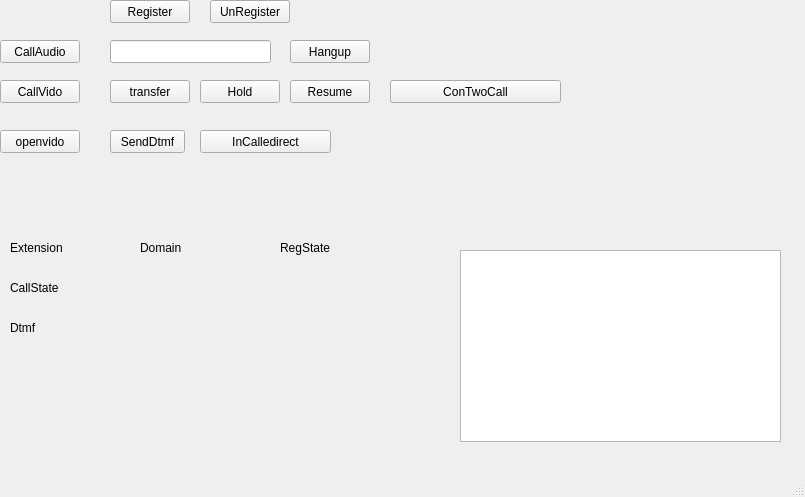
<?xml version="1.0" encoding="UTF-8"?>
<ui version="4.0">
 <class>MainWindow</class>
 <widget class="QMainWindow" name="MainWindow">
  <property name="geometry">
   <rect>
    <x>0</x>
    <y>0</y>
    <width>805</width>
    <height>497</height>
   </rect>
  </property>
  <property name="windowTitle">
   <string>MainWindow</string>
  </property>
  <widget class="QWidget" name="centralWidget">
   <widget class="QLineEdit" name="leCallTo">
    <property name="geometry">
     <rect>
      <x>110</x>
      <y>40</y>
      <width>161</width>
      <height>23</height>
     </rect>
    </property>
   </widget>
   <widget class="QPushButton" name="pBHangUp">
    <property name="geometry">
     <rect>
      <x>290</x>
      <y>40</y>
      <width>80</width>
      <height>23</height>
     </rect>
    </property>
    <property name="text">
     <string>Hangup</string>
    </property>
   </widget>
   <widget class="QLabel" name="label_domain">
    <property name="geometry">
     <rect>
      <x>140</x>
      <y>240</y>
      <width>121</width>
      <height>16</height>
     </rect>
    </property>
    <property name="text">
     <string>Domain</string>
    </property>
   </widget>
   <widget class="QPushButton" name="pBResume">
    <property name="geometry">
     <rect>
      <x>290</x>
      <y>80</y>
      <width>80</width>
      <height>23</height>
     </rect>
    </property>
    <property name="text">
     <string>Resume</string>
    </property>
   </widget>
   <widget class="QLabel" name="label_Reg">
    <property name="geometry">
     <rect>
      <x>280</x>
      <y>240</y>
      <width>191</width>
      <height>16</height>
     </rect>
    </property>
    <property name="text">
     <string>RegState</string>
    </property>
   </widget>
   <widget class="QPushButton" name="pBCon">
    <property name="geometry">
     <rect>
      <x>390</x>
      <y>80</y>
      <width>171</width>
      <height>23</height>
     </rect>
    </property>
    <property name="text">
     <string>ConTwoCall</string>
    </property>
   </widget>
   <widget class="QLabel" name="label_ext">
    <property name="geometry">
     <rect>
      <x>10</x>
      <y>240</y>
      <width>57</width>
      <height>15</height>
     </rect>
    </property>
    <property name="text">
     <string>Extension</string>
    </property>
   </widget>
   <widget class="QLabel" name="label_Call">
    <property name="geometry">
     <rect>
      <x>10</x>
      <y>280</y>
      <width>171</width>
      <height>16</height>
     </rect>
    </property>
    <property name="text">
     <string>CallState</string>
    </property>
   </widget>
   <widget class="QPushButton" name="pBCallAudio">
    <property name="geometry">
     <rect>
      <x>0</x>
      <y>40</y>
      <width>80</width>
      <height>23</height>
     </rect>
    </property>
    <property name="text">
     <string>CallAudio</string>
    </property>
   </widget>
   <widget class="QPushButton" name="pBUnRef">
    <property name="geometry">
     <rect>
      <x>210</x>
      <y>0</y>
      <width>80</width>
      <height>23</height>
     </rect>
    </property>
    <property name="text">
     <string>UnRegister</string>
    </property>
   </widget>
   <widget class="QPushButton" name="pBTran">
    <property name="geometry">
     <rect>
      <x>110</x>
      <y>80</y>
      <width>80</width>
      <height>23</height>
     </rect>
    </property>
    <property name="text">
     <string>transfer</string>
    </property>
   </widget>
   <widget class="QPushButton" name="pBHold">
    <property name="geometry">
     <rect>
      <x>200</x>
      <y>80</y>
      <width>80</width>
      <height>23</height>
     </rect>
    </property>
    <property name="text">
     <string>Hold</string>
    </property>
   </widget>
   <widget class="QPushButton" name="pBReg">
    <property name="geometry">
     <rect>
      <x>110</x>
      <y>0</y>
      <width>80</width>
      <height>23</height>
     </rect>
    </property>
    <property name="text">
     <string>Register</string>
    </property>
   </widget>
   <widget class="QListWidget" name="listWidget">
    <property name="geometry">
     <rect>
      <x>460</x>
      <y>250</y>
      <width>321</width>
      <height>192</height>
     </rect>
    </property>
   </widget>
   <widget class="QPushButton" name="pBCallvido">
    <property name="geometry">
     <rect>
      <x>0</x>
      <y>80</y>
      <width>80</width>
      <height>23</height>
     </rect>
    </property>
    <property name="text">
     <string>CallVido</string>
    </property>
   </widget>
   <widget class="QLabel" name="label_dtmf">
    <property name="geometry">
     <rect>
      <x>10</x>
      <y>320</y>
      <width>321</width>
      <height>16</height>
     </rect>
    </property>
    <property name="text">
     <string>Dtmf</string>
    </property>
   </widget>
   <widget class="QPushButton" name="pBopenvideo">
    <property name="geometry">
     <rect>
      <x>0</x>
      <y>130</y>
      <width>80</width>
      <height>23</height>
     </rect>
    </property>
    <property name="text">
     <string>openvido</string>
    </property>
   </widget>
   <widget class="QPushButton" name="pBSendDtmf">
    <property name="geometry">
     <rect>
      <x>110</x>
      <y>130</y>
      <width>75</width>
      <height>23</height>
     </rect>
    </property>
    <property name="text">
     <string>SendDtmf</string>
    </property>
   </widget>
   <widget class="QPushButton" name="pBRedirct">
    <property name="geometry">
     <rect>
      <x>200</x>
      <y>130</y>
      <width>131</width>
      <height>23</height>
     </rect>
    </property>
    <property name="text">
     <string>InCalledirect</string>
    </property>
   </widget>
  </widget>
  <widget class="QMenuBar" name="menuBar">
   <property name="geometry">
    <rect>
     <x>0</x>
     <y>0</y>
     <width>805</width>
     <height>21</height>
    </rect>
   </property>
  </widget>
  <widget class="QStatusBar" name="statusBar"/>
 </widget>
 <layoutdefault spacing="6" margin="11"/>
 <resources/>
 <connections/>
</ui>
